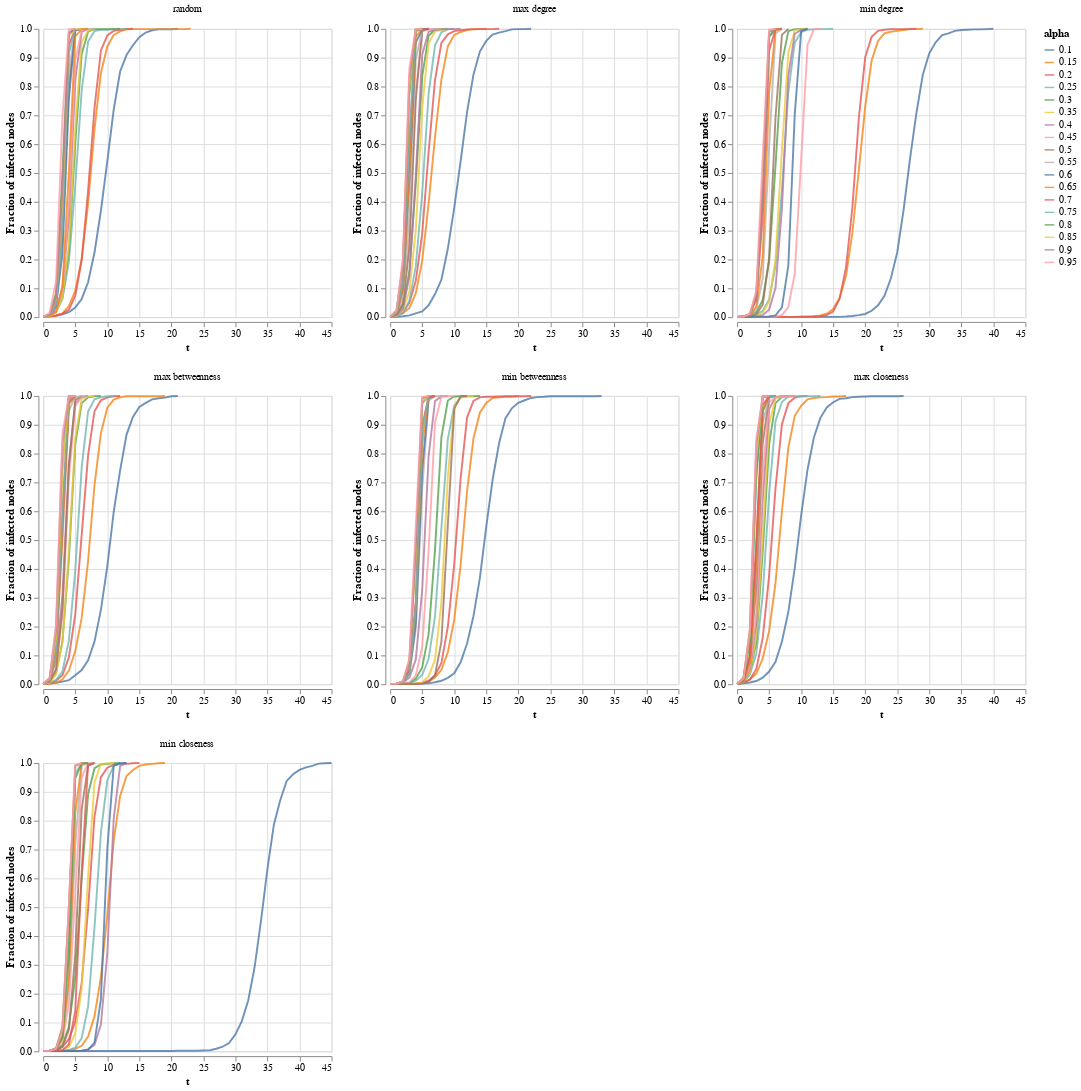

Source (notebook cell):
### Code cell
create_lineplot(new_df, 'ER')
